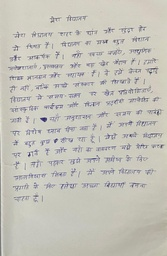
#> input picture dataSet2/1.jpeg, 167 x 256 px, shrunk from 833 x 1280 before the run; its folder holds only this picture in this run
$ python generate_angle_dataset.py
#> lines starting #> are read from the running program, lines starting #| are printed output that depends on the picture
"""
=============================================================================
 Angle Classification Dataset Generator
=============================================================================
 Purpose: Simulate camera tilt angles on handwritten Hindi paragraph images
          and generate a labeled dataset for angle classification.

 Pipeline:
   1. Load original images from dataSet2/
   2. Apply perspective transformation to simulate camera tilt (-70° to +70°)
   3. Apply data augmentation (brightness, blur, noise, shadows)
   4. Organize output into angle-range folders
   5. Generate 1000+ augmented images

 Dependencies: OpenCV, NumPy
=============================================================================
"""

import cv2
import numpy as np
import os
import sys
import io
import random
import shutil

sys.stdout = io.TextIOWrapper(sys.stdout.buffer, encoding='utf-8')

# =============================================================================
# CONFIGURATION
# =============================================================================

INPUT_DIR = "dataSet2"                    # Source images folder
OUTPUT_DIR = "OCR_dataset"                # Output root folder
ANGLE_START = -70                         # Start angle (degrees)
ANGLE_END = 70                            # End angle (degrees)
ANGLE_STEP = 5                            # Angle interval
MIN_TOTAL_IMAGES = 1000                   # Minimum images to generate
AUGMENTATION_ROUNDS = 3                   # Extra augmented copies per angle image
RANDOM_SEED = 42                          # For reproducibility

random.seed(RANDOM_SEED)
np.random.seed(RANDOM_SEED)


# =============================================================================
# STEP 1: Perspective Transformation (Camera Tilt Simulation)
# =============================================================================
def simulate_camera_tilt(image, angle_degrees):
    """
    Simulate a camera tilt by applying a perspective (homography) transformation.

    How it works:
    - A positive angle tilts the camera upward (top of image appears farther away)
    - A negative angle tilts the camera downward (bottom appears farther away)
    - We compute a perspective warp that mimics a real camera viewing the page
      at the specified tilt angle.

    The math:
    - We define 4 source corners of the image
    - We compute 4 destination corners by shrinking the top or bottom edge
      based on the tilt angle (simulating foreshortening due to perspective)

    Args:
        image: Input image (numpy array)
        angle_degrees: Tilt angle in degrees (-70 to +70)

    Returns:
        Warped image simulating the camera tilt
    """
    h, w = image.shape[:2]

    # Source corners: full image rectangle
    src_pts = np.float32([
        [0, 0],          # Top-left
        [w, 0],          # Top-right
        [w, h],          # Bottom-right
        [0, h]           # Bottom-left
    ])

    # Calculate foreshortening factor based on angle
    # At 0°, no foreshortening. At 70°, significant foreshortening.
    # We use cos(angle) to simulate depth compression.
    angle_rad = np.radians(abs(angle_degrees))

    # Foreshortening: the farther edge appears narrower
    # Scale factor ranges from 1.0 (0°) to ~0.34 (70°)
    scale = np.cos(angle_rad)

    # Amount to shrink the far edge (in pixels)
    shrink = int(w * (1 - scale) / 2)

    # Also simulate vertical compression on far side
    v_shrink = int(h * (1 - scale) * 0.3)

    if angle_degrees > 0:
        # Positive angle: camera tilts up → top edge appears farther (narrower)
        dst_pts = np.float32([
            [shrink, v_shrink],          # Top-left moves inward
            [w - shrink, v_shrink],      # Top-right moves inward
            [w, h],                      # Bottom-right stays
            [0, h]                       # Bottom-left stays
        ])
    elif angle_degrees < 0:
        # Negative angle: camera tilts down → bottom edge appears farther (narrower)
        dst_pts = np.float32([
            [0, 0],                          # Top-left stays
            [w, 0],                          # Top-right stays
            [w - shrink, h - v_shrink],      # Bottom-right moves inward
            [shrink, h - v_shrink]           # Bottom-left moves inward
        ])
    else:
        # 0° — no transformation needed
        return image.copy()

    # Compute the perspective transformation matrix (3x3 homography)
    matrix = cv2.getPerspectiveTransform(src_pts, dst_pts)

    # Apply the warp with white background fill
    warped = cv2.warpPerspective(
        image, matrix, (w, h),
        borderMode=cv2.BORDER_CONSTANT,
        borderValue=(255, 255, 255)  # White background
    )

    return warped


# =============================================================================
# STEP 2: Data Augmentation Functions
# =============================================================================

def augment_brightness(image, factor_range=(0.6, 1.4)):
    """
    Randomly adjust image brightness.

    How: Convert to HSV color space, multiply the V (value/brightness) channel
    by a random factor, then convert back to BGR.

    Args:
        image: Input BGR image
        factor_range: (min, max) brightness multiplier

    Returns:
        Brightness-adjusted image
    """
    hsv = cv2.cvtColor(image, cv2.COLOR_BGR2HSV).astype(np.float32)
    factor = random.uniform(*factor_range)
    hsv[:, :, 2] = np.clip(hsv[:, :, 2] * factor, 0, 255)
    return cv2.cvtColor(hsv.astype(np.uint8), cv2.COLOR_HSV2BGR)


def augment_gaussian_blur(image, kernel_range=(3, 7)):
    """
    Apply random Gaussian blur to simulate camera focus issues.

    How: Use a random odd-sized kernel for Gaussian blur.

    Args:
        image: Input image
        kernel_range: (min, max) kernel size (will be made odd)

    Returns:
        Blurred image
    """
    k = random.randint(*kernel_range)
    if k % 2 == 0:
        k += 1  # Kernel size must be odd
    return cv2.GaussianBlur(image, (k, k), 0)


def augment_gaussian_noise(image, mean=0, std_range=(5, 25)):
    """
    Add random Gaussian noise to simulate sensor noise.

    How: Generate a noise matrix with the same shape as the image,
    then add it to the original image.

    Args:
        image: Input image
        mean: Noise mean (usually 0)
        std_range: (min, max) standard deviation of noise

    Returns:
        Noisy image
    """
    std = random.uniform(*std_range)
    noise = np.random.normal(mean, std, image.shape).astype(np.float32)
    noisy = np.clip(image.astype(np.float32) + noise, 0, 255)
    return noisy.astype(np.uint8)


def augment_shadow(image):
    """
    Simulate a shadow falling across the image.

    How: Create a random polygon mask, darken pixels inside it by
    multiplying with a factor < 1. This simulates a hand or object
    casting a shadow on the page.

    Args:
        image: Input image

    Returns:
        Image with simulated shadow
    """
    h, w = image.shape[:2]
    result = image.copy().astype(np.float32)

    # Generate random shadow polygon (3-5 vertices)
    num_vertices = random.randint(3, 5)
    vertices = []
    for _ in range(num_vertices):
        x = random.randint(0, w)
        y = random.randint(0, h)
        vertices.append([x, y])

    # Create shadow mask
    mask = np.zeros((h, w), dtype=np.uint8)
    pts = np.array(vertices, dtype=np.int32).reshape((-1, 1, 2))
    cv2.fillPoly(mask, [pts], 255)

    # Darken shadow region (multiply by 0.4-0.7)
    shadow_factor = random.uniform(0.4, 0.7)
    result[mask == 255] *= shadow_factor

    return np.clip(result, 0, 255).astype(np.uint8)


def apply_random_augmentation(image):
    """
    Apply a random combination of augmentations to an image.

    Randomly selects 1-3 augmentations from the available pool
    and applies them sequentially.

    Args:
        image: Input image

    Returns:
        Augmented image
    """
    augmentations = [
        ("brightness", augment_brightness),
        ("blur", augment_gaussian_blur),
        ("noise", augment_gaussian_noise),
        ("shadow", augment_shadow),
    ]

    # Pick 1-3 random augmentations
    num_augs = random.randint(1, 3)
    selected = random.sample(augmentations, num_augs)

    result = image.copy()
    for name, func in selected:
        result = func(result)

    return result


# =============================================================================
# STEP 3: Angle Range Classification
# =============================================================================

def get_angle_folder(angle_degrees):
    """
    Determine which angle-range folder an image belongs to.

    Categorizes angles into 10-degree buckets:
      0-10°, 10-20°, 20-30°, 30-40°, 40-50°, 50-60°, 60-70°

    We use absolute angle since + and - produce similar visual distortion.

    Args:
        angle_degrees: The tilt angle (-70 to +70)

    Returns:
        Folder name string, e.g., "20_30_degree"
    """
    abs_angle = abs(angle_degrees)

    if abs_angle == 0:
        return "0_10_degree"

    # Find the 10-degree bucket
    lower = (abs_angle // 10) * 10
    upper = lower + 10

    return f"{int(lower)}_{int(upper)}_degree"


# =============================================================================
# STEP 4: Output Directory Setup
# =============================================================================

def setup_output_dirs(output_dir):
    """
    Create the output directory structure:

    OCR_dataset/
    ├── original/          ← Copy of source images (unmodified)
    ├── 0_10_degree/       ← Images with 0-10° tilt
    ├── 10_20_degree/      ← Images with 10-20° tilt
    ├── 20_30_degree/      ← Images with 20-30° tilt
    ├── 30_40_degree/      ← Images with 30-40° tilt
    ├── 40_50_degree/      ← Images with 40-50° tilt
    ├── 50_60_degree/      ← Images with 50-60° tilt
    └── 60_70_degree/      ← Images with 60-70° tilt

    Args:
        output_dir: Root output directory path
    """
#> called with output_dir = 'OCR_dataset'
    # Remove existing output to start fresh
    if os.path.exists(output_dir):
        shutil.rmtree(output_dir)

    # Create original folder
    os.makedirs(os.path.join(output_dir, "original"), exist_ok=True)

    # Create angle-range folders
    for lower in range(0, 70, 10):
        upper = lower + 10
        folder = f"{lower}_{upper}_degree"
        os.makedirs(os.path.join(output_dir, folder), exist_ok=True)

    print(f"  Created output structure in: {output_dir}/")


# =============================================================================
# STEP 5: Main Pipeline
# =============================================================================

def generate_dataset(input_dir, output_dir, angle_start, angle_end, angle_step,
                     augmentation_rounds, min_total_images):
    """
    Main pipeline that orchestrates the entire dataset generation:

    1. Load all source images
    2. Copy originals to output/original/
    3. For each image × each angle:
       a. Apply perspective transformation
       b. Save the base transformed image
       c. Generate augmented copies
    4. Print summary statistics

    Args:
        input_dir: Path to source images
        output_dir: Root output directory
        angle_start: First angle (e.g., -70)
        angle_end: Last angle (e.g., 70)
        angle_step: Angle increment (e.g., 5)
        augmentation_rounds: Number of augmented versions per angle image
        min_total_images: Target minimum dataset size
    """

    # --- Load source images ---
    print("\n" + "=" * 60)
    print("  ANGLE CLASSIFICATION DATASET GENERATOR")
    print("=" * 60)

    image_files = sorted(
        [f for f in os.listdir(input_dir) if f.lower().endswith(('.jpeg', '.jpg', '.png'))],
        key=lambda x: int(x.split('.')[0])
    )

    if not image_files:
        print(f"ERROR: No images found in {input_dir}/")
        return

    print(f"\n  Source images: {len(image_files)} files in {input_dir}/")

    # --- Generate angle list ---
    angles = list(range(angle_start, angle_end + 1, angle_step))
    print(f"  Angles: {angle_start}° to {angle_end}° (step {angle_step}°) → {len(angles)} angles")

    # Calculate expected output
    base_images = len(image_files) * len(angles)
    aug_images = base_images * augmentation_rounds
    total_expected = base_images + aug_images + len(image_files)  # + originals
    print(f"  Expected output: {base_images} base + {aug_images} augmented + {len(image_files)} originals = {total_expected} images")

    # If not enough, increase augmentation rounds
    if total_expected < min_total_images:
        augmentation_rounds = max(augmentation_rounds,
                                  (min_total_images - base_images) // base_images + 1)
        aug_images = base_images * augmentation_rounds
        total_expected = base_images + aug_images + len(image_files)
        print(f"  Adjusted augmentation rounds to {augmentation_rounds} → {total_expected} images")

    # --- Setup output directories ---
    print("\n  Setting up output directories...")
    setup_output_dirs(output_dir)

    # --- Process each image ---
    total_generated = 0
    folder_counts = {}

    for img_idx, fname in enumerate(image_files):
        img_path = os.path.join(input_dir, fname)
        image = cv2.imread(img_path)
#> image is the input picture: shape (256, 167, 3); mean B, G, R 186.3, 195.5, 197.2

        if image is None:
            print(f"  WARNING: Could not read {fname}, skipping.")
            continue

        base_name = fname.split('.')[0]  # e.g., "1" from "1.jpeg"

        # Copy original to original/ folder
        orig_dst = os.path.join(output_dir, "original", fname)
        cv2.imwrite(orig_dst, image)
        total_generated += 1

        # Process each angle
        for angle in angles:
            # STEP A: Apply perspective transformation
            warped = simulate_camera_tilt(image, angle)

            # STEP B: Determine output folder based on angle range
            folder = get_angle_folder(angle)
            folder_path = os.path.join(output_dir, folder)

            # STEP C: Save base transformed image
            # Naming: page{N}_angle_{angle}.jpg
            sign = "neg" if angle < 0 else ""
            out_name = f"page{base_name}_angle_{angle}.jpg"
            out_path = os.path.join(folder_path, out_name)
            cv2.imwrite(out_path, warped)
            total_generated += 1
            folder_counts[folder] = folder_counts.get(folder, 0) + 1

            # STEP D: Generate augmented copies
            for aug_round in range(augmentation_rounds):
                augmented = apply_random_augmentation(warped)
                aug_name = f"page{base_name}_angle_{angle}_aug{aug_round + 1}.jpg"
                aug_path = os.path.join(folder_path, aug_name)
                cv2.imwrite(aug_path, augmented)
                total_generated += 1
                folder_counts[folder] = folder_counts.get(folder, 0) + 1
#> this loop made 29 passes
#> (shrink in simulate_camera_tilt, v_shrink in simulate_camera_tilt, dst_pts in simulate_camera_tilt, matrix in simulate_camera_tilt) on passes 2 to 7: (48, 44, [[0, 0], [167, 0], [119, 212], [48, 212]], [[1, 0.441, 0], [0, 1.95, 0], [0, 0.00528, 1]]), (41, 38, [[0, 0], [167, 0], [126, 218], [41, 218]], [[1, 0.315, 0], [0, 1.67, 0], [0, 0.00377, 1]]), (35, 32, [[0, 0], [167, 0], [132, 224], [35, 224]], [[1, 0.235, 0], [0, 1.51, 0], [0, 0.00282, 1]]), (29, 27, [[0, 0], [167, 0], [138, 229], [29, 229]], [[1, 0.174, 0], [0, 1.37, 0], [0, 0.00208, 1]]), (24, 22, [[0, 0], [167, 0], [143, 234], [24, 234]], [[1, 0.132, 0], [0, 1.28, 0], [0, 0.00158, 1]]), (19, 17, [[0, 0], [167, 0], [148, 239], [19, 239]], [[1, 0.0961, 0], [0, 1.21, 0], [0, 0.00115, 1]])
#> pass 1, in simulate_camera_tilt, `warped = cv2.warpPerspective( image, matrix, (w, h), borderMode=cv2.BO..`:
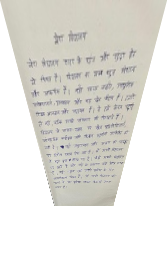
#> warped: shape (256, 167, 3); mean B, G, R 219.1, 224.5, 225.8
#> pass 1, in augment_brightness, `hsv = cv2.cvtColor(image, cv2.COLOR_BGR2HSV).astype(np.float32)`:
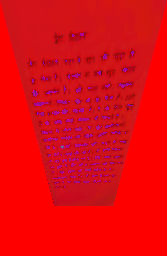
#> hsv: shape (256, 167, 3) float32; mean B, G, R 17.4, 8.8, 226
#> pass 1, in augment_shadow, `result = image.copy().astype(np.float32)`:
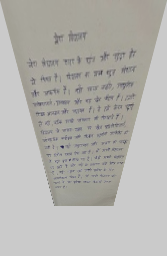
#> result: shape (256, 167, 3) float32; mean B, G, R 173.4, 177.7, 179
#> pass 1, in generate_dataset, `cv2.imwrite(aug_path, augmented)`:
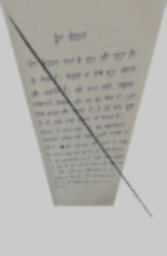
#> saved as page1_angle_-70_aug1.jpg: shape (256, 167, 3); mean B, G, R 172.5, 176.7, 178
#> after the loop:
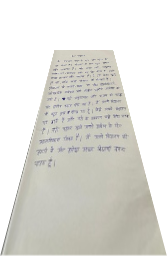
#> warped: shape (256, 167, 3); mean B, G, R 216, 221.4, 222.1

        # Progress update
        print(f"  [{img_idx + 1}/{len(image_files)}] Processed {fname} → {len(angles)} angles × {augmentation_rounds + 1} versions")

    # --- Print Summary ---
    print("\n" + "=" * 60)
    print("  DATASET GENERATION COMPLETE!")
    print("=" * 60)
    print(f"\n  Total images generated: {total_generated}")
    print(f"  Output directory: {output_dir}/")
    print(f"\n  {'Folder':<25} {'Images':>8}")
    print(f"  {'-' * 35}")
    print(f"  {'original':<25} {len(image_files):>8}")
    for folder in sorted(folder_counts.keys()):
        print(f"  {folder:<25} {folder_counts[folder]:>8}")
#> this loop made 8 passes
#> folder on passes 1 to 8: '0_10_degree', '10_20_degree', '20_30_degree', '30_40_degree', '40_50_degree', '50_60_degree', '60_70_degree', '70_80_degree'
    print(f"  {'-' * 35}")
    print(f"  {'TOTAL':<25} {total_generated:>8}")
    print()


# =============================================================================
# ENTRY POINT
# =============================================================================

if __name__ == "__main__":
    generate_dataset(
        input_dir=INPUT_DIR,
        output_dir=OUTPUT_DIR,
        angle_start=ANGLE_START,
        angle_end=ANGLE_END,
        angle_step=ANGLE_STEP,
        augmentation_rounds=AUGMENTATION_ROUNDS,
        min_total_images=MIN_TOTAL_IMAGES,
    )

$ run again, on dataSet2/3.jpeg
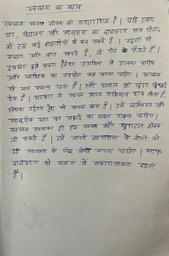
#> input picture dataSet2/3.jpeg, 169 x 256 px, shrunk from 844 x 1280 before the run
#> in generate_dataset, image is the input picture: shape (256, 169, 3); mean B, G, R 162.6, 170.8, 172.8
#> the loop in generate_dataset, `for angle in angles:` made 29 passes
#> (shrink in simulate_camera_tilt, v_shrink in simulate_camera_tilt, dst_pts in simulate_camera_tilt, matrix in simulate_camera_tilt) on passes 2 to 5: (48, 44, [[0, 0], [169, 0], [121, 212], [48, 212]], [[1, 0.434, 0], [0, 1.92, 0], [0, 0.00514, 1]]), (42, 38, [[0, 0], [169, 0], [127, 218], [42, 218]], [[1, 0.326, 0], [0, 1.69, 0], [0, 0.00386, 1]]), (36, 32, [[0, 0], [169, 0], [133, 224], [36, 224]], [[1, 0.245, 0], [0, 1.52, 0], [0, 0.0029, 1]]), (30, 27, [[0, 0], [169, 0], [139, 229], [30, 229]], [[1, 0.182, 0], [0, 1.39, 0], [0, 0.00215, 1]])
#> pass 1, in generate_dataset, `cv2.imwrite(aug_path, augmented)`:
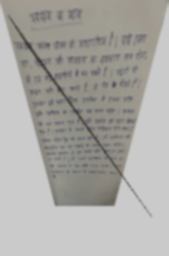
#> saved as page3_angle_-70_aug1.jpg: shape (256, 169, 3); mean B, G, R 164.4, 168.2, 169.6
#> after the loop in generate_dataset, `for angle in angles:`:
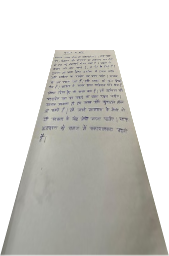
#> warped: shape (256, 169, 3); mean B, G, R 200.7, 205.1, 205.9
#> the loop in generate_dataset, `for folder in sorted(folder_counts.keys()):` made 8 passes
#> folder on passes 1 to 8: '0_10_degree', '10_20_degree', '20_30_degree', '30_40_degree', '40_50_degree', '50_60_degree', '60_70_degree', '70_80_degree'

$ run again, on dataSet2/4.jpeg
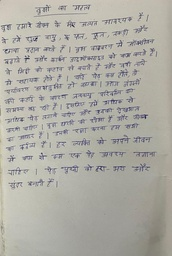
#> input picture dataSet2/4.jpeg, 172 x 256 px, shrunk from 858 x 1280 before the run
#> in generate_dataset, image is the input picture: shape (256, 172, 3); mean B, G, R 165.1, 173, 174.7
#> the loop in generate_dataset, `for angle in angles:` made 29 passes
#> (shrink in simulate_camera_tilt, v_shrink in simulate_camera_tilt, dst_pts in simulate_camera_tilt, matrix in simulate_camera_tilt) on passes 2 to 5: (49, 44, [[0, 0], [172, 0], [123, 212], [49, 212]], [[1, 0.445, 0], [0, 1.92, 0], [0, 0.00517, 1]]), (42, 38, [[0, 0], [172, 0], [130, 218], [42, 218]], [[1, 0.321, 0], [0, 1.66, 0], [0, 0.00373, 1]]), (36, 32, [[0, 0], [172, 0], [136, 224], [36, 224]], [[1, 0.242, 0], [0, 1.5, 0], [0, 0.00281, 1]]), (30, 27, [[0, 0], [172, 0], [142, 229], [30, 229]], [[1, 0.18, 0], [0, 1.37, 0], [0, 0.00209, 1]])
#> pass 1, in generate_dataset, `cv2.imwrite(aug_path, augmented)`:
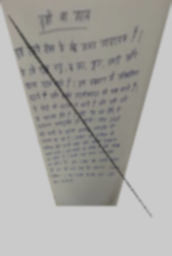
#> saved as page4_angle_-70_aug1.jpg: shape (256, 172, 3); mean B, G, R 164.4, 168, 169.4
#> after the loop in generate_dataset, `for angle in angles:`:
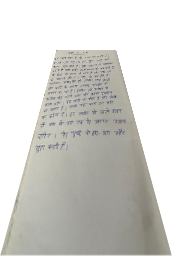
#> warped: shape (256, 172, 3); mean B, G, R 203.9, 208.2, 208.8
#> the loop in generate_dataset, `for folder in sorted(folder_counts.keys()):` made 8 passes
#> folder on passes 1 to 8: '0_10_degree', '10_20_degree', '20_30_degree', '30_40_degree', '40_50_degree', '50_60_degree', '60_70_degree', '70_80_degree'

$ run again, on dataSet2/5.jpeg
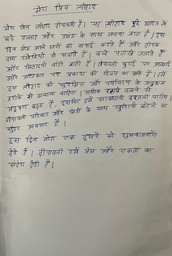
#> input picture dataSet2/5.jpeg, 172 x 256 px, shrunk from 858 x 1280 before the run
#> in generate_dataset, image is the input picture: shape (256, 172, 3); mean B, G, R 159, 168.7, 170.9
#> the loop in generate_dataset, `for angle in angles:` made 29 passes
#> (shrink in simulate_camera_tilt, v_shrink in simulate_camera_tilt, dst_pts in simulate_camera_tilt, matrix in simulate_camera_tilt) on passes 2 to 5: (49, 44, [[0, 0], [172, 0], [123, 212], [49, 212]], [[1, 0.445, 0], [0, 1.92, 0], [0, 0.00517, 1]]), (42, 38, [[0, 0], [172, 0], [130, 218], [42, 218]], [[1, 0.321, 0], [0, 1.66, 0], [0, 0.00373, 1]]), (36, 32, [[0, 0], [172, 0], [136, 224], [36, 224]], [[1, 0.242, 0], [0, 1.5, 0], [0, 0.00281, 1]]), (30, 27, [[0, 0], [172, 0], [142, 229], [30, 229]], [[1, 0.18, 0], [0, 1.37, 0], [0, 0.00209, 1]])
#> pass 1, in generate_dataset, `cv2.imwrite(aug_path, augmented)`:
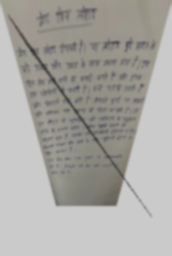
#> saved as page5_angle_-70_aug1.jpg: shape (256, 172, 3); mean B, G, R 163, 167.2, 168.7
#> after the loop in generate_dataset, `for angle in angles:`:
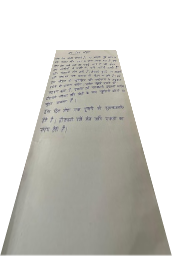
#> warped: shape (256, 172, 3); mean B, G, R 198.2, 203.6, 204.5
#> the loop in generate_dataset, `for folder in sorted(folder_counts.keys()):` made 8 passes
#> folder on passes 1 to 8: '0_10_degree', '10_20_degree', '20_30_degree', '30_40_degree', '40_50_degree', '50_60_degree', '60_70_degree', '70_80_degree'
